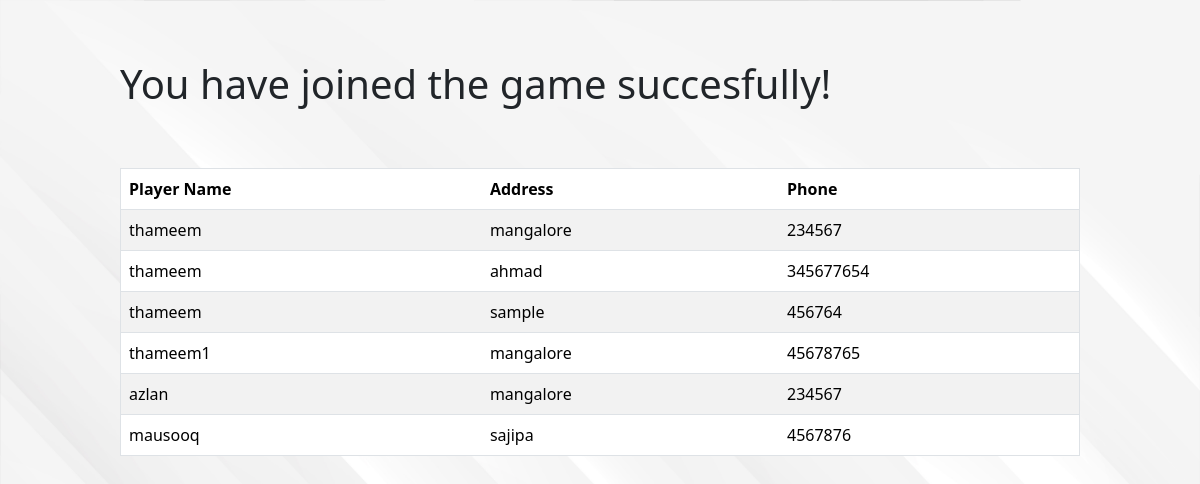
The app's page /game/1/players_list (signed in), older data.
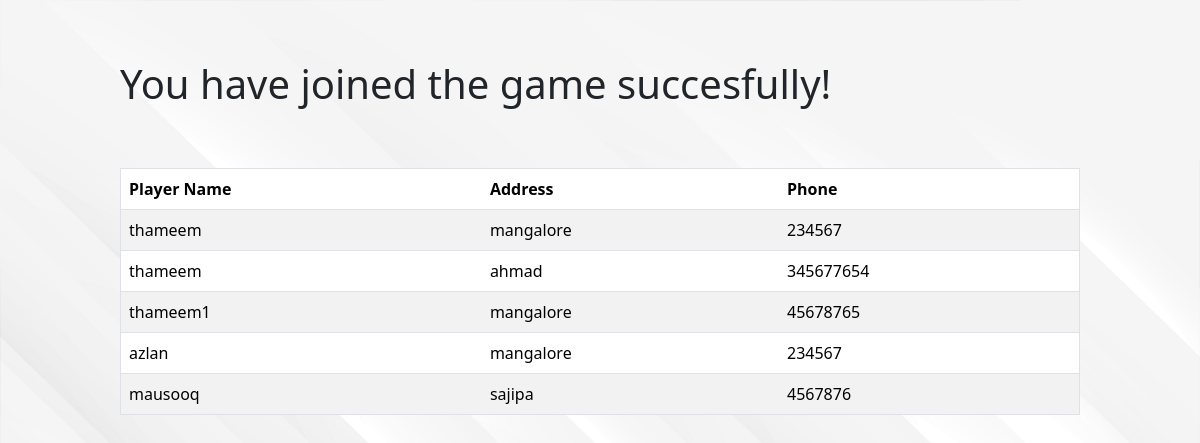
The same page, newer data.
### app.py (models this page shows)
class Player(db.Model):
    id = db.Column(db.Integer, primary_key=True)
    game_id = db.Column(db.Integer, db.ForeignKey('game.id'), nullable=False)
    player_name = db.Column(db.String(255), nullable=False)
    player_address = db.Column(db.String(255), nullable=False)
    player_phone = db.Column(db.String(15), nullable=True)

### app.py (the view)
@app.route('/game/<int:game_id>/players_list')
@login_required
def players_list(game_id):
    game = Game.query.get_or_404(game_id)
    players = game.players
    return render_template('players_list.html', players=players)

### app.py (called while the page is built)
@login_manager.user_loader
def load_user(user_id):
    return User.query.get(int(user_id))

### templates/players_list.html
{% extends 'layout.html' %} {% block title %} Players List {% endblock title %}
{% block body %}
<h1 class="turftab">You have joined the game succesfully!</h1>
<div class="turftab">
  <table border="1" class="table table-striped">
    <thead>
      <tr>
        <th>Player Name</th>
        <th>Address</th>
        <th>Phone</th>
      </tr>
    </thead>
    <tbody>
      {% for player in players %}
      <tr>
        <td>{{ player.player_name }}</td>
        <td>{{ player.player_address }}</td>
        <td>{{ player.player_phone }}</td>
      </tr>
      {% endfor %}
    </tbody>
  </table>
</div>
{% endblock body %}

Row changes from the older to the newer data that the page shows:
removed Player: player_name "thameem", player_address "sample", player_phone "456764"
